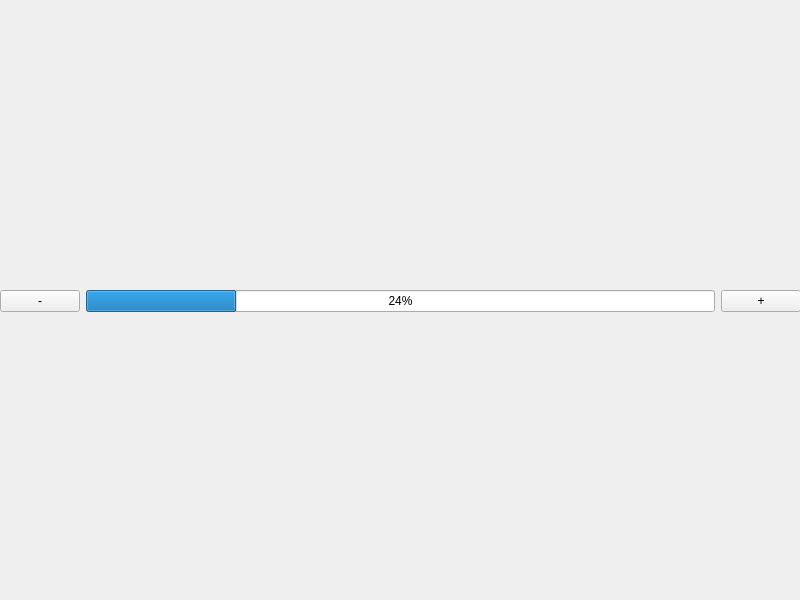
<?xml version="1.0" encoding="UTF-8"?>
<ui version="4.0">
 <class>MainWindow</class>
 <widget class="QMainWindow" name="MainWindow">
  <property name="geometry">
   <rect>
    <x>0</x>
    <y>0</y>
    <width>800</width>
    <height>600</height>
   </rect>
  </property>
  <property name="windowTitle">
   <string>MainWindow</string>
  </property>
  <widget class="QWidget" name="centralwidget">
   <widget class="QWidget" name="gridLayoutWidget">
    <property name="geometry">
     <rect>
      <x>0</x>
      <y>0</y>
      <width>801</width>
      <height>601</height>
     </rect>
    </property>
    <layout class="QGridLayout" name="gridLayout">
     <item row="3" column="2">
      <spacer name="verticalSpacer">
       <property name="orientation">
        <enum>Qt::Vertical</enum>
       </property>
       <property name="sizeHint" stdset="0">
        <size>
         <width>20</width>
         <height>40</height>
        </size>
       </property>
      </spacer>
     </item>
     <item row="1" column="3">
      <widget class="QPushButton" name="Plus">
       <property name="text">
        <string>+</string>
       </property>
      </widget>
     </item>
     <item row="1" column="2">
      <widget class="QProgressBar" name="PogRessBar">
       <property name="value">
        <number>24</number>
       </property>
      </widget>
     </item>
     <item row="1" column="1">
      <widget class="QPushButton" name="Minus">
       <property name="text">
        <string>-</string>
       </property>
      </widget>
     </item>
     <item row="0" column="2">
      <spacer name="verticalSpacer_2">
       <property name="orientation">
        <enum>Qt::Vertical</enum>
       </property>
       <property name="sizeHint" stdset="0">
        <size>
         <width>20</width>
         <height>40</height>
        </size>
       </property>
      </spacer>
     </item>
    </layout>
   </widget>
  </widget>
 </widget>
 <resources/>
 <connections/>
</ui>
